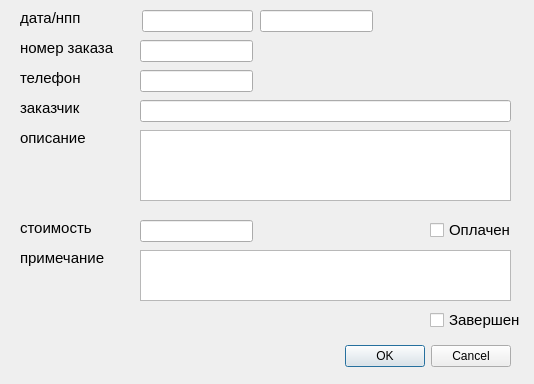
<?xml version="1.0" encoding="UTF-8"?>
<ui version="4.0">
 <class>Dialog</class>
 <widget class="QDialog" name="Dialog">
  <property name="geometry">
   <rect>
    <x>0</x>
    <y>0</y>
    <width>534</width>
    <height>384</height>
   </rect>
  </property>
  <property name="windowTitle">
   <string>Dialog</string>
  </property>
  <widget class="QDialogButtonBox" name="buttonBox">
   <property name="geometry">
    <rect>
     <x>170</x>
     <y>340</y>
     <width>341</width>
     <height>32</height>
    </rect>
   </property>
   <property name="orientation">
    <enum>Qt::Horizontal</enum>
   </property>
   <property name="standardButtons">
    <set>QDialogButtonBox::Cancel|QDialogButtonBox::Ok</set>
   </property>
  </widget>
  <widget class="QLabel" name="label_dat">
   <property name="geometry">
    <rect>
     <x>20</x>
     <y>10</y>
     <width>81</width>
     <height>16</height>
    </rect>
   </property>
   <property name="font">
    <font>
     <pointsize>11</pointsize>
    </font>
   </property>
   <property name="text">
    <string>дата/нпп</string>
   </property>
  </widget>
  <widget class="QLabel" name="label_numZak">
   <property name="geometry">
    <rect>
     <x>20</x>
     <y>40</y>
     <width>101</width>
     <height>16</height>
    </rect>
   </property>
   <property name="font">
    <font>
     <pointsize>11</pointsize>
    </font>
   </property>
   <property name="text">
    <string>номер заказа</string>
   </property>
  </widget>
  <widget class="QLabel" name="label_zak">
   <property name="geometry">
    <rect>
     <x>20</x>
     <y>100</y>
     <width>101</width>
     <height>16</height>
    </rect>
   </property>
   <property name="font">
    <font>
     <pointsize>11</pointsize>
    </font>
   </property>
   <property name="text">
    <string>заказчик</string>
   </property>
  </widget>
  <widget class="QLabel" name="label_phone">
   <property name="geometry">
    <rect>
     <x>20</x>
     <y>70</y>
     <width>61</width>
     <height>16</height>
    </rect>
   </property>
   <property name="font">
    <font>
     <pointsize>11</pointsize>
    </font>
   </property>
   <property name="text">
    <string>телефон</string>
   </property>
  </widget>
  <widget class="QLabel" name="label_prim">
   <property name="geometry">
    <rect>
     <x>20</x>
     <y>250</y>
     <width>101</width>
     <height>16</height>
    </rect>
   </property>
   <property name="font">
    <font>
     <pointsize>11</pointsize>
    </font>
   </property>
   <property name="text">
    <string>примечание</string>
   </property>
  </widget>
  <widget class="QLabel" name="label_cost">
   <property name="geometry">
    <rect>
     <x>20</x>
     <y>220</y>
     <width>101</width>
     <height>16</height>
    </rect>
   </property>
   <property name="font">
    <font>
     <pointsize>11</pointsize>
    </font>
   </property>
   <property name="text">
    <string>стоимость</string>
   </property>
  </widget>
  <widget class="QLabel" name="label_descr">
   <property name="geometry">
    <rect>
     <x>20</x>
     <y>130</y>
     <width>81</width>
     <height>16</height>
    </rect>
   </property>
   <property name="font">
    <font>
     <pointsize>11</pointsize>
    </font>
   </property>
   <property name="text">
    <string>описание</string>
   </property>
  </widget>
  <widget class="QCheckBox" name="checkBox_costYN">
   <property name="geometry">
    <rect>
     <x>430</x>
     <y>220</y>
     <width>91</width>
     <height>20</height>
    </rect>
   </property>
   <property name="font">
    <font>
     <pointsize>11</pointsize>
    </font>
   </property>
   <property name="text">
    <string>Оплачен</string>
   </property>
  </widget>
  <widget class="QCheckBox" name="checkBox_end">
   <property name="geometry">
    <rect>
     <x>430</x>
     <y>310</y>
     <width>91</width>
     <height>20</height>
    </rect>
   </property>
   <property name="font">
    <font>
     <pointsize>11</pointsize>
    </font>
   </property>
   <property name="text">
    <string>Завершен</string>
   </property>
  </widget>
  <widget class="QLineEdit" name="lineEdit_dat">
   <property name="geometry">
    <rect>
     <x>142</x>
     <y>10</y>
     <width>111</width>
     <height>22</height>
    </rect>
   </property>
   <property name="font">
    <font>
     <pointsize>10</pointsize>
    </font>
   </property>
   <property name="text">
    <string/>
   </property>
  </widget>
  <widget class="QLineEdit" name="lineEdit_numZak">
   <property name="geometry">
    <rect>
     <x>140</x>
     <y>40</y>
     <width>113</width>
     <height>22</height>
    </rect>
   </property>
   <property name="font">
    <font>
     <pointsize>10</pointsize>
    </font>
   </property>
   <property name="text">
    <string/>
   </property>
  </widget>
  <widget class="QLineEdit" name="lineEdit_phone">
   <property name="geometry">
    <rect>
     <x>140</x>
     <y>70</y>
     <width>113</width>
     <height>22</height>
    </rect>
   </property>
   <property name="font">
    <font>
     <pointsize>10</pointsize>
    </font>
   </property>
   <property name="text">
    <string/>
   </property>
  </widget>
  <widget class="QLineEdit" name="lineEdit_nameZak">
   <property name="geometry">
    <rect>
     <x>140</x>
     <y>100</y>
     <width>371</width>
     <height>22</height>
    </rect>
   </property>
   <property name="font">
    <font>
     <pointsize>10</pointsize>
    </font>
   </property>
   <property name="text">
    <string/>
   </property>
  </widget>
  <widget class="QTextEdit" name="textEdit_descryption">
   <property name="geometry">
    <rect>
     <x>140</x>
     <y>130</y>
     <width>371</width>
     <height>71</height>
    </rect>
   </property>
  </widget>
  <widget class="QLineEdit" name="lineEdit_costSum">
   <property name="geometry">
    <rect>
     <x>140</x>
     <y>220</y>
     <width>113</width>
     <height>22</height>
    </rect>
   </property>
   <property name="font">
    <font>
     <pointsize>10</pointsize>
    </font>
   </property>
   <property name="text">
    <string/>
   </property>
  </widget>
  <widget class="QTextEdit" name="textEdit_prim">
   <property name="geometry">
    <rect>
     <x>140</x>
     <y>250</y>
     <width>371</width>
     <height>51</height>
    </rect>
   </property>
  </widget>
  <widget class="QLineEdit" name="lineEdit_npp">
   <property name="geometry">
    <rect>
     <x>260</x>
     <y>10</y>
     <width>113</width>
     <height>22</height>
    </rect>
   </property>
  </widget>
 </widget>
 <tabstops>
  <tabstop>lineEdit_dat</tabstop>
  <tabstop>lineEdit_numZak</tabstop>
  <tabstop>lineEdit_phone</tabstop>
  <tabstop>lineEdit_nameZak</tabstop>
  <tabstop>textEdit_descryption</tabstop>
  <tabstop>lineEdit_costSum</tabstop>
  <tabstop>textEdit_prim</tabstop>
  <tabstop>checkBox_costYN</tabstop>
  <tabstop>checkBox_end</tabstop>
 </tabstops>
 <resources/>
 <connections>
  <connection>
   <sender>buttonBox</sender>
   <signal>accepted()</signal>
   <receiver>Dialog</receiver>
   <slot>accept()</slot>
   <hints>
    <hint type="sourcelabel">
     <x>388</x>
     <y>354</y>
    </hint>
    <hint type="destinationlabel">
     <x>157</x>
     <y>274</y>
    </hint>
   </hints>
  </connection>
  <connection>
   <sender>buttonBox</sender>
   <signal>rejected()</signal>
   <receiver>Dialog</receiver>
   <slot>reject()</slot>
   <hints>
    <hint type="sourcelabel">
     <x>456</x>
     <y>360</y>
    </hint>
    <hint type="destinationlabel">
     <x>286</x>
     <y>274</y>
    </hint>
   </hints>
  </connection>
 </connections>
</ui>
